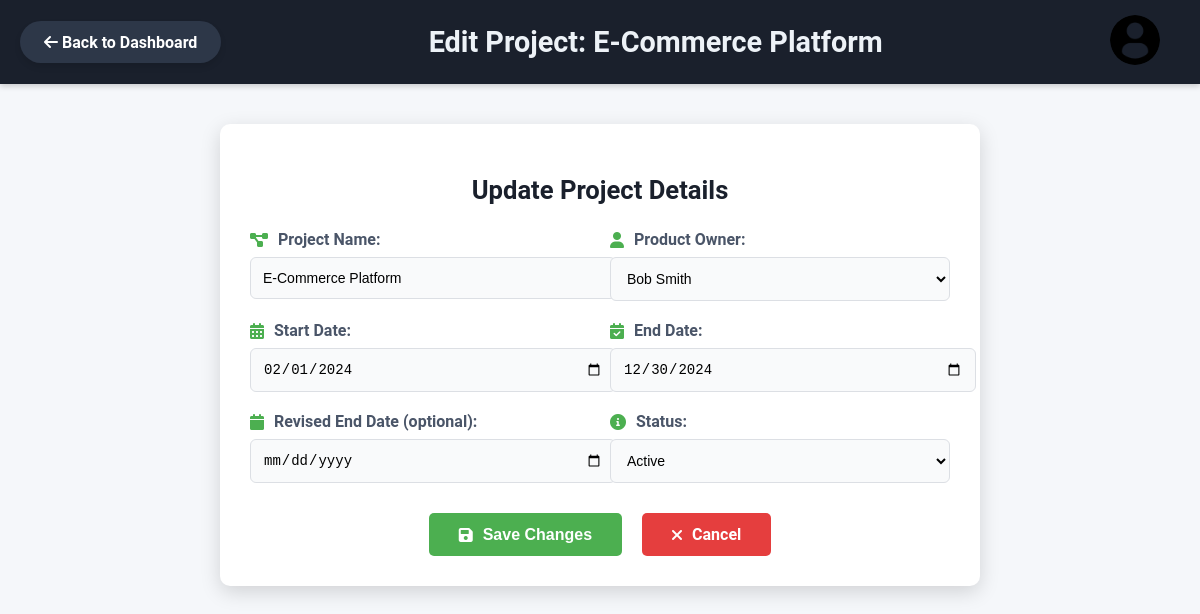
The app's page /project/edit/2 with its own data.
### tables this page shows
CREATE TABLE ProjectInfo (
    ProjectID INT PRIMARY KEY,
    ProjectName VARCHAR(100),
    ProductOwnerID INT,
    StartDate DATE,
    EndDate DATE,
    RevisedEndDate DATE,
    Status VARCHAR(50),
    FOREIGN KEY (ProductOwnerID) REFERENCES ProductOwner(ProductOwnerID)
);

CREATE TABLE ProductOwner (
    ProductOwnerID INT PRIMARY KEY,
    Name VARCHAR(100),
    Email VARCHAR(100),
    ContactNumber VARCHAR(20)
);

### app.py (the view, shortened to what this page needs)
@app.route('/project/edit/<int:project_id>', methods=['GET', 'POST'])
def edit_project(project_id):
    db = get_db()
    project = db.execute('''
        SELECT p.ProjectID, p.ProjectName, p.ProductOwnerID, p.StartDate, p.EndDate, p.RevisedEndDate, p.Status, po.Name
        FROM ProjectInfo p
        JOIN ProductOwner po ON p.ProductOwnerID = po.ProductOwnerID
        WHERE p.ProjectID = ?;
    ''', (project_id,)).fetchone()
    if project:
        product_owners = db.execute('SELECT ProductOwnerID, Name FROM ProductOwner').fetchall()
        return render_template('edit_project.html', project=project, product_owners=product_owners)
    else:
        return "Project not found", 404

### app.py (called while the page is built)
def get_db():
    db = getattr(g, '_database', None)
    if db is None:
        db = g._database = sqlite3.connect(DATABASE)
        db.row_factory = sqlite3.Row  # Enable dict-like access to rows
    return db

@app.teardown_appcontext
def close_connection(exception):
    db = getattr(g, '_database', None)
    if db is not None:
        db.close()

### templates/edit_project.html (shortened to what this page needs)
<!DOCTYPE html>
<html lang="en">
<head>
    <link rel="stylesheet" href="/static/edit_project.css">
    <link href="https://cdnjs.cloudflare.com/ajax/libs/font-awesome/6.0.0-beta3/css/all.min.css" rel="stylesheet">
</head>
<body>
    <header>
        <div id="header-content">
            <a href="/" class="back-to-dashboard">
                <i class="fas fa-arrow-left"></i> Back to Dashboard
            </a>
            <h1>Edit Project: {{ project['ProjectName'] }}</h1>
            <div id="logo-section">
                <a href="/"><img id="logo" src="{{ url_for('static', filename='profile-user.png') }}" alt="User Logo"></a>
            </div>
        </div>
    </header>
    <section id="edit-project">
        <div class="form-container">
            <h2>Update Project Details</h2>
            <form action="/project/update/{{ project['ProjectID'] }}" method="POST">
                <div class="form-row">
                    <div class="form-group">
                        <label for="name"><i class="fas fa-project-diagram"></i> Project Name:</label>
                        <input type="text" id="name" name="name" value="{{ project['ProjectName'] }}" required>
                    </div>
                    <div class="form-group">
                        <label for="product_owner"><i class="fas fa-user"></i> Product Owner:</label>
                        <select id="product_owner" name="product_owner_id" required>
                            {% for owner in product_owners %}
                                <option value="{{ owner.ProductOwnerID }}" {% if owner.ProductOwnerID == project['ProductOwnerID'] %}selected{% endif %}>
                                    {{ owner.Name }}
                                </option>
                            {% endfor %}
                        </select>
                    </div>
                </div>
                <div class="form-row">
                    <div class="form-group">
                        <label for="start_date"><i class="fas fa-calendar-alt"></i> Start Date:</label>
                        <input type="date" id="start_date" name="start_date" value="{{ project['StartDate'] }}" required>
                    </div>
                    <div class="form-group">
                        <label for="end_date"><i class="fas fa-calendar-check"></i> End Date:</label>
                        <input type="date" id="end_date" name="end_date" value="{{ project['EndDate'] }}" required>
                    </div>
                </div>
                <div class="form-row">
                    <div class="form-group">
                        <label for="revised_date"><i class="fas fa-calendar"></i> Revised End Date (optional):</label>
                        <input type="date" id="revised_date" name="revised_date" value="{{ project['RevisedEndDate'] }}">
                    </div>
                    <div class="form-group">
                        <label for="status"><i class="fas fa-info-circle"></i> Status:</label>
                        <select id="status" name="status" required>
                            <option value="Active" {% if project['Status'] == 'Active' %}selected{% endif %}>Active</option>
                        </select>
                    </div>
                </div>
                <div class="form-actions">
                    <button type="submit" class="btn btn-primary"><i class="fas fa-save"></i> Save Changes</button>
                    <a href="/" class="btn btn-secondary"><i class="fas fa-times"></i> Cancel</a>
                </div>
            </form>
        </div>
    </section>
</body>
</html>

### static/edit_project.css (style rules this page uses)
body { margin: 0; font-family: Arial, sans-serif; background-color: #f9f9f9; color: #333; }
header { background-color: #333; color: white; padding: 10px 20px; display: flex; align-items: center; justify-content: space-between; flex-wrap: wrap; box-shadow: 0 2px 5px rgba(0, 0, 0, 0.2); }
#header-content { display: flex; align-items: center; width: 100%; }
#logo-section { display: flex; flex-direction: column; align-items: center; margin-right: 20px; }
#logo { width: 55px; height: 55px; border-radius: 50%; object-fit: cover; transition: transform 0.3s ease; }
header h1 { flex: 1; text-align: center; font-size: 1.8rem; margin: 0; }
#header-content { display: flex; align-items: center; width: 100%; justify-content: space-between; }
#logo-section { display: flex; flex-direction: column; align-items: center; margin-left: 20px; }
#logo { width: 50px; height: 50px; border-radius: 50%; object-fit: cover; }
.form-container { max-width: 800px; margin: 40px auto; padding: 30px; background: white; border-radius: 8px; box-shadow: 0 4px 12px rgba(0, 0, 0, 0.15); }
h2 { text-align: center; color: #333; margin-bottom: 30px; }
.form-row { display: flex; gap: 20px; margin-bottom: 20px; }
.form-group { flex: 1; display: flex; flex-direction: column; }
label { font-weight: bold; margin-bottom: 8px; color: #333; }
label i { margin-right: 8px; color: #000000; }
input, select { width: 100%; padding: 12px; border: 1px solid #ddd; border-radius: 4px; font-size: 14px; }
.form-actions { display: flex; justify-content: center; gap: 20px; margin-top: 30px; }
button.btn-primary, a.btn-secondary { padding: 12px 25px; font-size: 16px; font-weight: bold; color: white; background: #4caf50; border: none; border-radius: 5px; cursor: pointer; display: inline-flex; align-items: center; gap: 10px; text-align: center; }
a.btn-secondary { background: #d32f2f; text-decoration: none; }
.back-to-dashboard { display: inline-block; font-size: 1rem; font-weight: 600; color: #fff; text-decoration: none; padding: 0.7rem 1.5rem; border-radius: 25px; background-color: #333; box-shadow: 0 4px 6px rgba(0, 0, 0, 0.1); transition: background-color 0.3s, transform 0.2s; }
body { margin: 0; font-family: 'Roboto', sans-serif; background-color: #f5f7fa; color: #444; }
header { background-color: #1a202c; color: #f7fafc; padding: 15px 20px; display: flex; align-items: center; justify-content: space-between; flex-wrap: wrap; box-shadow: 0 2px 6px rgba(0, 0, 0, 0.2); }
#logo-section { display: flex; align-items: center; margin-right: 20px; }
#logo { width: 50px; height: 50px; border-radius: 50%; object-fit: cover; transition: transform 0.3s ease, box-shadow 0.3s ease; }
header h1 { flex: 1; text-align: center; font-size: 1.8rem; margin: 0; color: #edf2f7; }
.back-to-dashboard { display: inline-block; font-size: 1rem; font-weight: 600; color: #fff; text-decoration: none; padding: 0.7rem 1.5rem; border-radius: 25px; background-color: #2d3748; box-shadow: 0 4px 6px rgba(0, 0, 0, 0.1); transition: transform 0.2s ease, background-color 0.2s ease; }
.form-container { max-width: 700px; margin: 40px auto; padding: 30px; background: white; border-radius: 10px; box-shadow: 0 6px 20px rgba(0, 0, 0, 0.15); }
h2 { text-align: center; color: #1a202c; margin-bottom: 25px; font-size: 1.6rem; font-weight: 700; }
label { font-weight: 600; margin-bottom: 8px; color: #4a5568; display: flex; align-items: center; }
label i { margin-right: 10px; color: #4caf50; }
input, select { width: 100%; padding: 12px; border: 1px solid #dcdfe4; border-radius: 6px; font-size: 14px; background-color: #f9fafb; transition: border-color 0.3s, box-shadow 0.3s; }
button.btn-primary, a.btn-secondary { padding: 12px 30px; font-size: 1rem; font-weight: bold; color: white; border: none; border-radius: 5px; cursor: pointer; text-align: center; transition: background-color 0.3s, transform 0.2s; }
button.btn-primary { background: #4caf50; }
a.btn-secondary { background: #e53e3e; text-decoration: none; }

### records on screen
ProjectInfo: ProjectName "E-Commerce Platform", name "E-Commerce Platform", product_owner_id "Bob Smith", start_date "02/01/2024", end_date "12/30/2024", status "Active"
